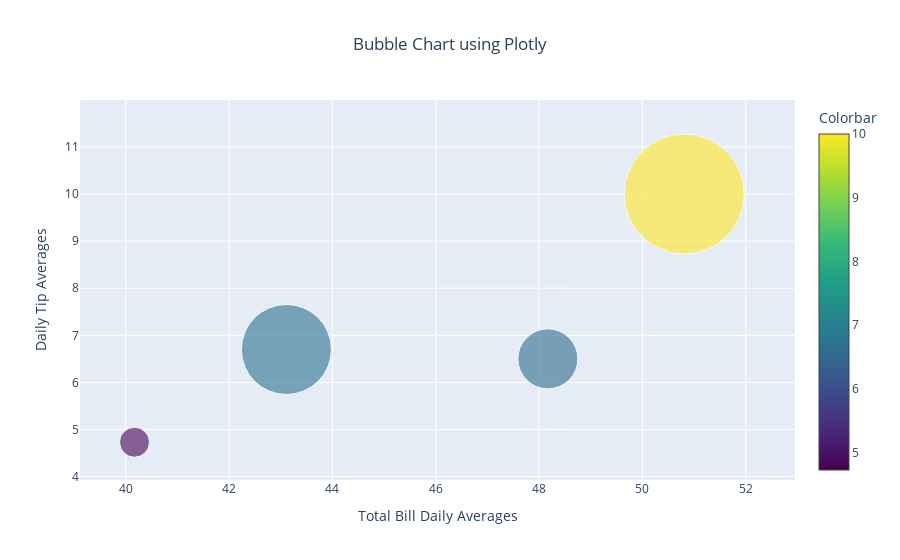

Write notebook code for a chart like this one.
### Code cell
# All columns are:
#'total_bill', 'tip', 'sex', 'smoker', 'day', 'time', 'size'

# Sample data
data = {
    'Total Bill': [43.11, 40.17, 50.81, 48.17],
    'Tip': [6.70, 4.73, 10.00, 6.50],
    'Size': [90, 30, 120, 60],  # Determines the size of bubbles
    'Labels': ['Thursday', 'Friday', 'Saturday', 'Sunday']
}

# Creating the bubble chart
fig = go.Figure(data=go.Scatter(
    x=data['Total Bill'],
    y=data['Tip'],
    mode='markers',
    text=data['Labels'],
    marker=dict(
        size=data['Size'],
        sizemode='diameter',  # 'diameter' ensures that the size values correspond to the diameter of the bubbles
        opacity=0.6,
        color=data['Tip'],  # Coloring the bubbles based on Y values
        colorscale='Viridis',
        colorbar=dict(title='Colorbar')
    )
))

# Setting the layout for the plot
fig.update_layout(
    title='Bubble Chart using Plotly',
    title_x=0.5, # To align title in center
    xaxis_title='Total Bill Daily Averages',
    yaxis_title='Daily Tip Averages',
    showlegend=False
)

# Display the plot
fig.show()

# Save the plot to an HTML file
fig.write_html("./assign_plots/bubblechart_D21A3_01.html")

# save png file with 300 dpi
fig.write_image("./assign_plots/bubblechart_D21A3_01.png", scale=3)

### Figure 1 — Plotly figure (JSON) as saved in the notebook; plotly's stock layout.template omitted (floating-point values rounded to 4 significant figures)
{"data": [{"marker": {"color": [6.7, 4.73, 10, 6.5], "colorbar": {"title": {"text": "Colorbar"}}, "colorscale": [[0, "#440154"], [0.1111, "#482878"], [0.2222, "#3e4989"], [0.3333, "#31688e"], [0.4444, "#26828e"], [0.5556, "#1f9e89"], [0.6667, "#35b779"], [0.7778, "#6ece58"], [0.8889, "#b5de2b"], [1, "#fde725"]], "opacity": 0.6, "size": [90, 30, 120, 60], "sizemode": "diameter"}, "mode": "markers", "text": ["Thursday", "Friday", "Saturday", "Sunday"], "type": "scatter", "x": [43.11, 40.17, 50.81, 48.17], "y": [6.7, 4.73, 10, 6.5]}], "layout": {"showlegend": false, "title": {"text": "Bubble Chart using Plotly", "x": 0.5}, "xaxis": {"title": {"text": "Total Bill Daily Averages"}}, "yaxis": {"title": {"text": "Daily Tip Averages"}}}}
